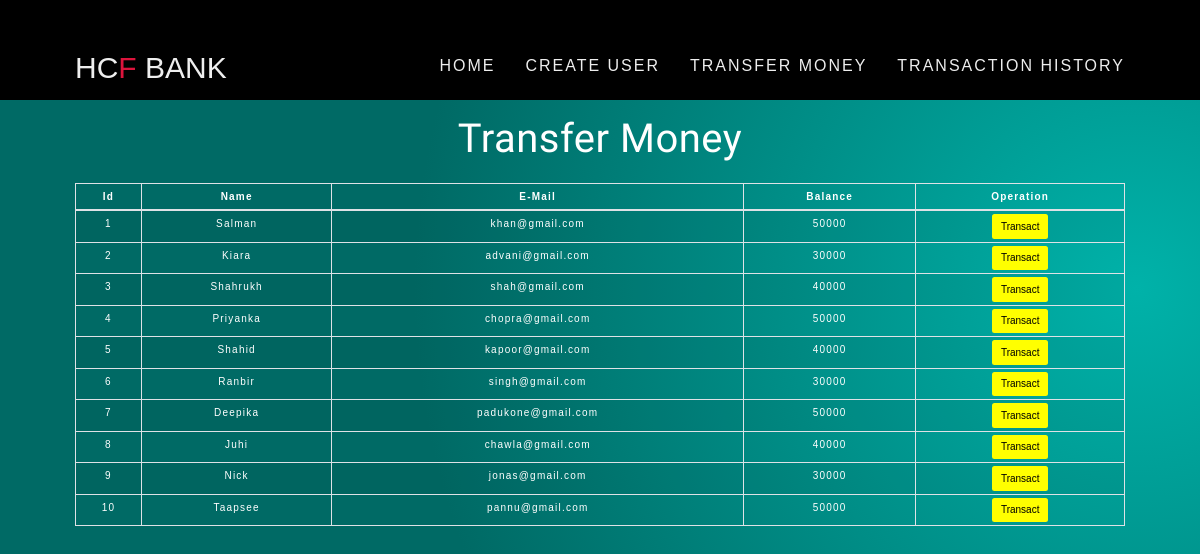
Before: /transfermoney.php with the older database file.
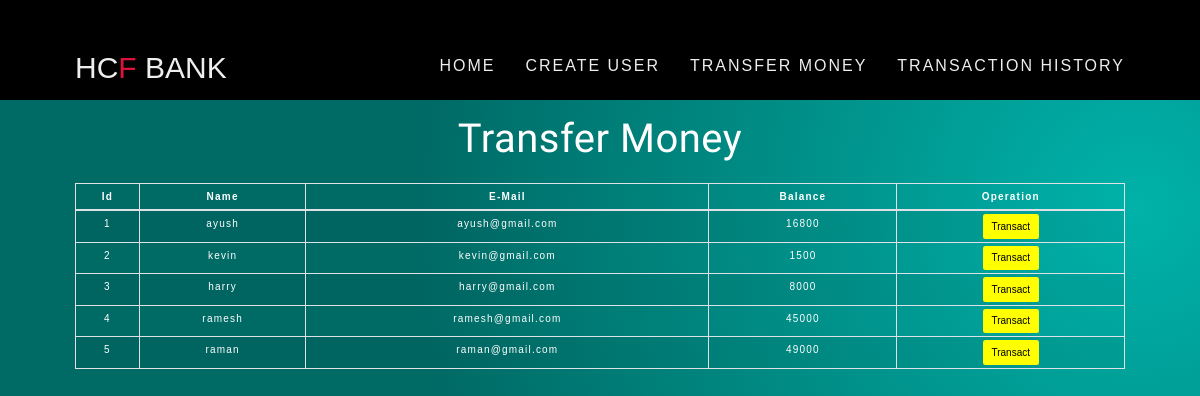
After: the same page with the newer database file.
### tables this page shows
CREATE TABLE `users` (
  `id` int(3) NOT NULL,
  `name` text NOT NULL,
  `email` varchar(30) NOT NULL,
  `balance` int(8) NOT NULL
);

### transfermoney.php (the view, shortened to what this page needs)
<!DOCTYPE html>
<html lang="en">
<head>
    <link rel="stylesheet" href="https://maxcdn.bootstrapcdn.com/bootstrap/4.0.0/css/bootstrap.min.css">
    <link rel="stylesheet" type="text/css" href="css/table.css">
    <link rel="stylesheet" type="text/css" href="css/navbar.css">
</head>
<body style="background-image: radial-gradient( circle 939px at 94.7% 50%,  rgba(0,178,169,1) 0%, rgba(0,106,101,1) 76.9% );">
<?php
    include 'config.php';
    $sql = "SELECT * FROM users";
    $result = mysqli_query($conn,$sql);
?>
<?php
  include 'navbar.php';
?>
<div class="container">
        <h2 class="text-center pt-4" style="color : white;">Transfer Money</h2>
        <br>
            <div class="row">
                <div class="col">
                    <div class="table-responsive-sm">
                    <table class="table table-hover table-sm table-striped table-condensed table-bordered" style="border-color:black;">
                        <thead style="color : white;">
                            <tr>
                            <th scope="col" class="text-center py-2">Id</th>
                            <th scope="col" class="text-center py-2">Name</th>
                            <th scope="col" class="text-center py-2">E-Mail</th>
                            <th scope="col" class="text-center py-2">Balance</th>
                            <th scope="col" class="text-center py-2">Operation</th>
                            </tr>
                        </thead>
                        <tbody>
                <?php
                    while($rows=mysqli_fetch_assoc($result)){
                ?>
                    <tr style="color : white;">
                        <td class="py-2"><?php echo $rows['id'] ?></td>
                        <td class="py-2"><?php echo $rows['name']?></td>
                        <td class="py-2"><?php echo $rows['email']?></td>
                        <td class="py-2"><?php echo $rows['balance']?></td>
                        <td><a href="selecteduserdetail.php?id= <?php echo $rows['id'] ;?>"> <button type="button" class="btn" style="background-color : yellow;">Transact</button></a></td>
                    </tr>
                <?php
                    }
                ?>
                        </tbody>
                    </table>
                    </div>
                </div>
            </div>
         </div>
</body>
</html>

### navbar.php (shortened to what this page needs)
<!DOCTYPE html>
<html>
<head>
</head>
<body>
<header>
        <div class="container">
            <nav>
                <h1 class="brand"><a href="index.html">HC<span>F</span> BANK</a></h1>
                <ul>
                    <li><a href="index.php">Home</a></li>
                    <li><a href="createuser.php">Create User</a></li>
                    <li><a href="transfermoney.php">Transfer Money</a></li>
                    <li><a href="transactionhistory.php">Transaction History</a></li>
                </ul>
            </nav>
        </div>
</header>
<body>
</html>

### css/table.css (style rules this page uses)
* { padding: 0; margin: 0; box-sizing: border-box; font-family: sans-serif; }
h2 { font-size: 40px; }
table { letter-spacing: 1.2px; }
td { text-align: center; }
button { border:none; background: #d9d9d9; transition: 1s; }

### css/navbar.css (style rules this page uses)
h2 { color: #4C4B4B; letter-spacing: 0.5px; font-family: raleway; }

### transfermoney.php (style rules this page uses)
button { transition: 1.5s; }

### navbar.php (style rules this page uses)
* { margin: 0; padding: 0; box-sizing: border-box; }
html { font-size: 10px; font-family: "Roboto Cn", sans-serif; }
a { text-decoration: none; color: #eee; }
header { width: 100%; height: 100px; background:rgb(0,0,0); background-size: cover; position: relative; overflow: hidden; }
.container { max-width: 120rem; width: 90%; margin: 0 auto; }
nav { padding-top: 5rem; display: flex; justify-content: space-between; align-items: center; text-transform: uppercase; font-size: 1.6rem; }
.brand { font-size: 3rem; font-weight: 300; transform: translateX(-100rem); animation: slideIn .5s forwards; }
.brand span { color: crimson; }
nav ul { display: flex; }
nav ul li { list-style: none; transform: translateX(100rem); animation: slideIn .5s forwards; }
nav ul li:nth-child(1) { animation-delay: 0s; }
nav ul li:nth-child(2) { animation-delay: .5s; }
nav ul li:nth-child(3) { animation-delay: 1s; }
nav ul li:nth-child(4) { animation-delay: 1.5s; }
nav ul li a { padding: 1rem 0; margin: 0 3rem; position: relative; letter-spacing: 2px; }
nav ul li a:last-child { margin-right: 0; }
nav ul li a::before, nav ul li a::after { content: ''; position: absolute; width: 100%; height: 2px; background-color: crimson; left: 0; transform: scaleX(0); transition: all .5s; }
nav ul li a::before { top: 0; transform-origin: left; }
nav ul li a::after { bottom: 0; transform-origin: right; }

Changed rows visible on the page:
removed users: id "6", name "Ranbir", email "singh@gmail.com", balance "30000"
removed users: id "7", name "Deepika", email "padukone@gmail.com", balance "50000"
removed users: id "8", name "Juhi", email "chawla@gmail.com", balance "40000"
removed users: id "9", name "Nick", email "jonas@gmail.com", balance "30000"
removed users: id "10", name "Taapsee", email "pannu@gmail.com", balance "50000"
changed users id 1: name "Salman" → "ayush"; email "khan@gmail.com" → "ayush@gmail.com"; balance "50000" → "16800"
changed users id 2: name "Kiara" → "kevin"; email "advani@gmail.com" → "kevin@gmail.com"; balance "30000" → "1500"
changed users id 3: name "Shahrukh" → "harry"; email "shah@gmail.com" → "harry@gmail.com"; balance "40000" → "8000"
changed users id 4: name "Priyanka" → "ramesh"; email "chopra@gmail.com" → "ramesh@gmail.com"; balance "50000" → "45000"
changed users id 5: name "Shahid" → "raman"; email "kapoor@gmail.com" → "raman@gmail.com"; balance "40000" → "49000"
